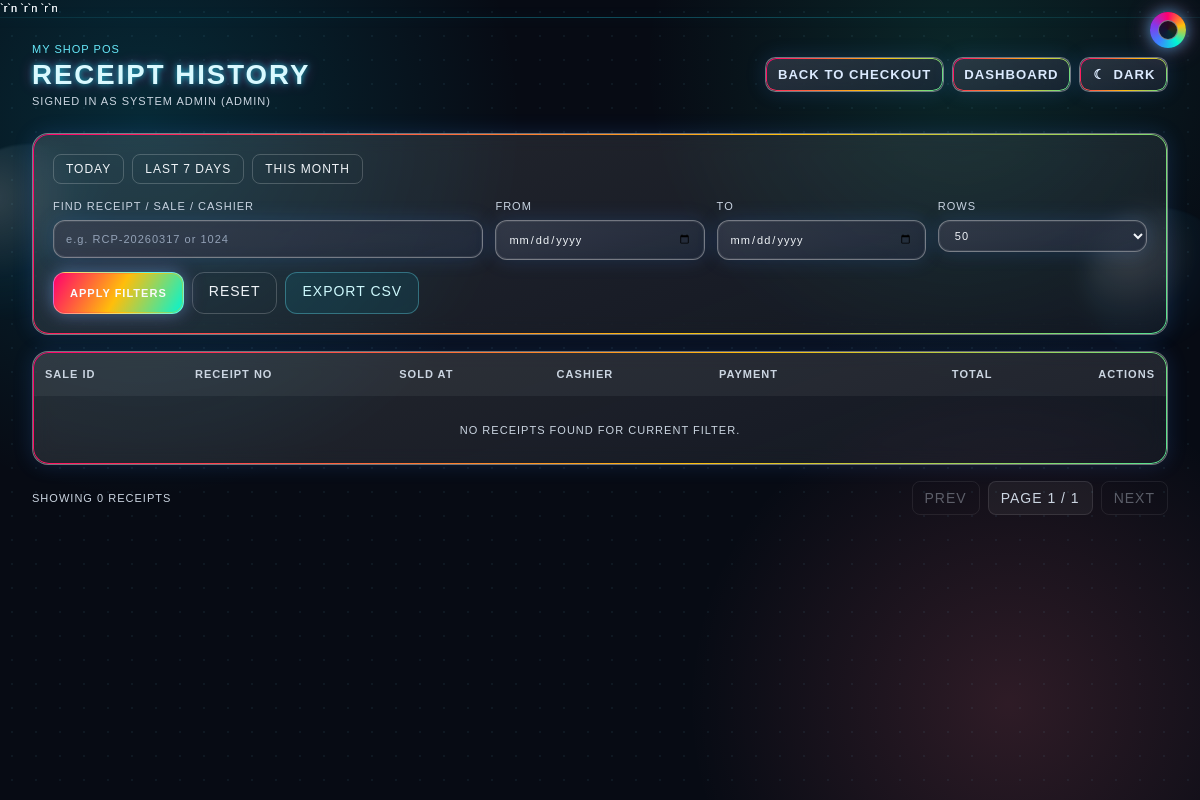
/receipt_history.php (signed in), run on the app's committed database.
### tables this page shows
CREATE TABLE shop_settings (
  id TINYINT UNSIGNED NOT NULL DEFAULT 1,
  shop_name VARCHAR(140) NOT NULL DEFAULT 'My Shop',
  shop_logo_url VARCHAR(255) NULL,
  business_tagline VARCHAR(160) NULL,
  shop_address VARCHAR(255) NULL,
  shop_phone VARCHAR(50) NULL,
  shop_tax_id VARCHAR(80) NULL,
  currency_code VARCHAR(10) NOT NULL DEFAULT 'USD',
  currency_symbol VARCHAR(10) NOT NULL DEFAULT '$',
  tax_rate_percent DECIMAL(5,2) NOT NULL DEFAULT 8.00,
  receipt_header VARCHAR(255) NULL,
  receipt_footer VARCHAR(255) NULL,
  theme_accent_primary VARCHAR(7) NOT NULL DEFAULT '#06B6D4',
  theme_accent_secondary VARCHAR(7) NOT NULL DEFAULT '#22D3AA',
  enable_discounts TINYINT(1) NOT NULL DEFAULT 0,
  enable_returns TINYINT(1) NOT NULL DEFAULT 0,
  enable_multi_store TINYINT(1) NOT NULL DEFAULT 0,
  enable_time_clock TINYINT(1) NOT NULL DEFAULT 0,
  enable_email_notifications TINYINT(1) NOT NULL DEFAULT 0,
  smtp_host VARCHAR(255) NULL,
  smtp_port INT DEFAULT 587,
  smtp_username VARCHAR(255) NULL,
  smtp_password VARCHAR(255) NULL,
  smtp_encryption ENUM('tls', 'ssl', 'none') DEFAULT 'tls',
  email_from_address VARCHAR(255) NULL,
  email_from_name VARCHAR(255) NULL,
  created_at TIMESTAMP NOT NULL DEFAULT CURRENT_TIMESTAMP,
  updated_at TIMESTAMP NOT NULL DEFAULT CURRENT_TIMESTAMP ON UPDATE CURRENT_TIMESTAMP,
  PRIMARY KEY (id),
  CONSTRAINT chk_shop_tax_rate_nonnegative CHECK (tax_rate_percent >= 0),
  CONSTRAINT chk_shop_primary_hex CHECK (theme_accent_primary REGEXP '^#[0-9A-Fa-f]{6}$'),
  CONSTRAINT chk_shop_secondary_hex CHECK (theme_accent_secondary REGEXP '^#[0-9A-Fa-f]{6}$')
);

CREATE TABLE users (
  id BIGINT UNSIGNED NOT NULL AUTO_INCREMENT,
  full_name VARCHAR(120) NOT NULL,
  username VARCHAR(60) NOT NULL,
  email VARCHAR(190) NULL,
  password_hash VARCHAR(255) NOT NULL,
  role ENUM('admin', 'manager', 'cashier') NOT NULL DEFAULT 'cashier',
  is_active TINYINT(1) NOT NULL DEFAULT 1,
  created_at TIMESTAMP NOT NULL DEFAULT CURRENT_TIMESTAMP,
  updated_at TIMESTAMP NOT NULL DEFAULT CURRENT_TIMESTAMP ON UPDATE CURRENT_TIMESTAMP,
  PRIMARY KEY (id),
  UNIQUE KEY uq_users_username (username),
  UNIQUE KEY uq_users_email (email),
  KEY idx_users_role_active (role, is_active)
);

### receipt_history.php (the view, shortened to what the rows shown need)
<?php
require __DIR__ . '/app/bootstrap.php';
$currentUser = Auth::requirePageAuth(['admin', 'manager', 'cashier']);
$shopSettings = ShopSettings::get();
$shopName = (string) ($shopSettings['shop_name'] ?? 'My Shop');
$canExport = Auth::hasCapability('receipts.export');
?>
<!DOCTYPE html>
<html lang="en">
<head>
  <script src="assets/vendor/tailwindcss/tailwindcss.js"></script>
  <link rel="stylesheet" href="assets/css/ambient-layer.css" />
  <link rel="stylesheet" href="assets/css/y2k-global.css" />
</head>
<body class="ambient-strong text-slate-100 antialiased">
  <main id="mainContent" class="relative z-10 mx-auto max-w-[1400px] px-4 py-6 sm:px-6 lg:px-8">
    <header class="mb-6 flex flex-wrap items-center justify-between gap-3">
      <div>
        <p class="font-display text-xs uppercase tracking-[0.28em] text-cyan-300"><?= e(strtoupper($shopName) . ' POS') ?></p>
        <h1 class="font-display text-2xl font-semibold text-white sm:text-3xl">Receipt History</h1>
        <p class="text-xs text-slate-300">Signed in as <?= e((string) $currentUser['full_name']) ?> (<?= e((string) $currentUser['role']) ?>)</p>
      </div>
    </header>
    <section class="glass overflow-x-auto rounded-2xl">
      <table class="min-w-full text-sm">
        <thead class="bg-white/5 text-slate-300">
          <tr>
            <th class="px-3 py-3 text-left">Sale ID</th>
            <th class="px-3 py-3 text-left">Receipt No</th>
            <th class="px-3 py-3 text-left">Sold At</th>
            <th class="px-3 py-3 text-left">Cashier</th>
            <th class="px-3 py-3 text-left">Payment</th>
            <th class="px-3 py-3 text-right">Total</th>
            <th class="px-3 py-3 text-right">Actions</th>
          </tr>
        </thead>
      </table>
    </section>
  </main>
  </body>
</html>

### data on the page
shop_settings: shop_name "MY SHOP POS"
users: full_name "SYSTEM ADMIN", role "ADMIN"

### other printed values
$page "1"
$totalPages "1"
form field per_page "50"
